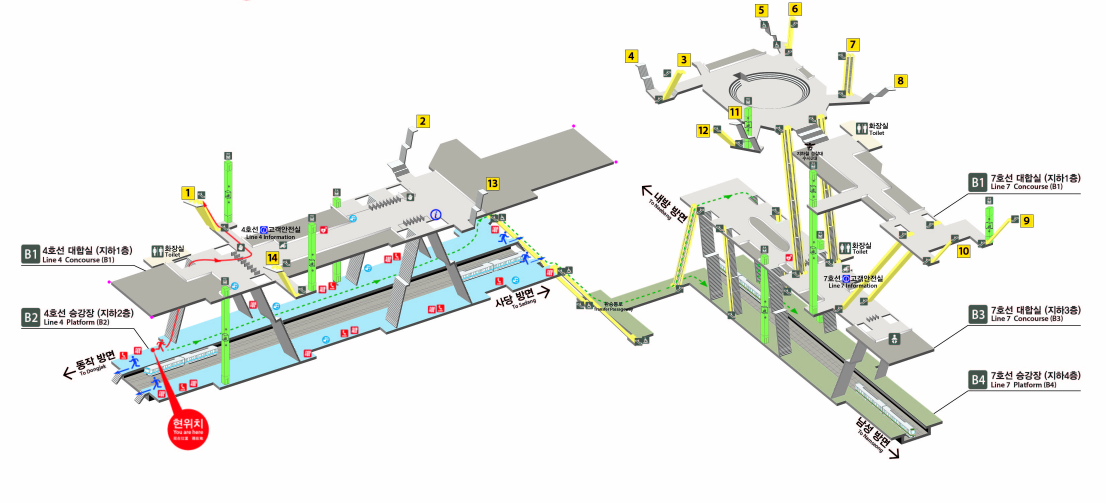
#> input picture test1.png, 3316 x 1508 px, found by its file name (shown at 1/3 size)
$ python icon_matching.py --debug-image ../test1.png
#> lines starting #> are read from the running program, lines starting #| are printed output that depends on the picture
import argparse
import json
from pathlib import Path

import cv2
import numpy as np


DEFAULT_SCALES = [0.6, 0.75, 0.9, 1.0, 1.15, 1.3]
DEFAULT_EXTENSIONS = {".png", ".jpg", ".jpeg"}


def load_image_gray(image_path):
    """Load an image as grayscale."""
#> called with image_path = 'test1.png'
    image = cv2.imread(str(image_path), cv2.IMREAD_GRAYSCALE)
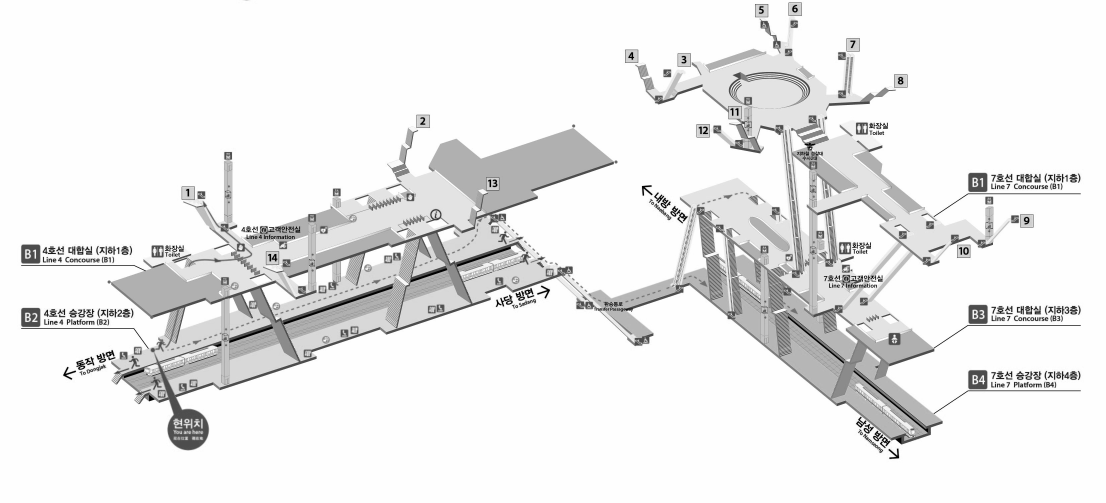
#> image: shape (1508, 3316) (shown at 1/3 size); min 0, max 255, mean 235.9
    if image is None:
        raise FileNotFoundError(f"이미지를 불러올 수 없습니다: {image_path}")
    return image


def preprocess_for_matching(gray, use_edges=True):
    """Preprocess an image for template matching."""
#> called with use_edges = False
    blurred = cv2.GaussianBlur(gray, (3, 3), 0)
    if not use_edges:
        return blurred
    return cv2.Canny(blurred, 50, 150)


# [10 lines left out: function build_template_record, not called in this run]


def load_icon_templates(template_dir, use_edges=True, include_flipped=True):
    """Load icon templates from templates/icons/{icon_type} folders."""
    templates = []
    root = Path(template_dir)
    if not root.exists():
#> (the run stopped early here; a loop or call above may not have finished)

$ run again, with test_marker.png copied over test1.png
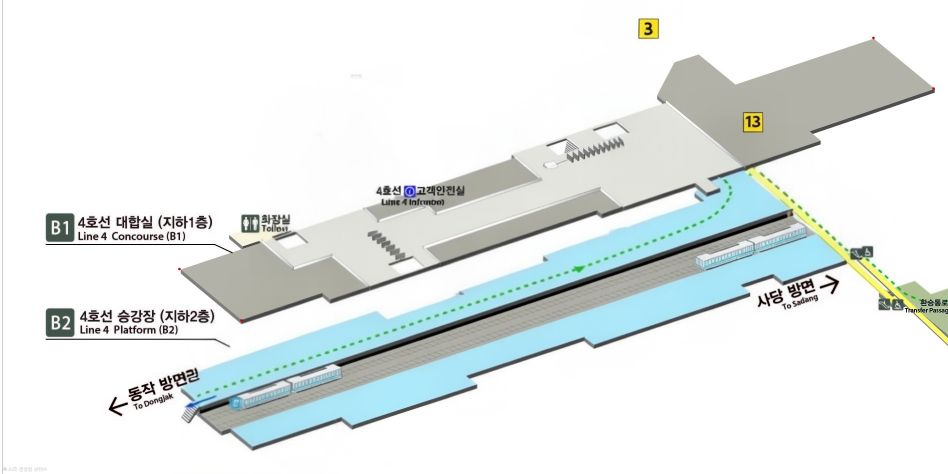
#> input picture test_marker.png, 1896 x 948 px, found by its file name (shown at 1/2 size)
#> in load_image_gray, `image = cv2.imread(str(image_path), cv2.IMREAD_GRAYSCALE)`:
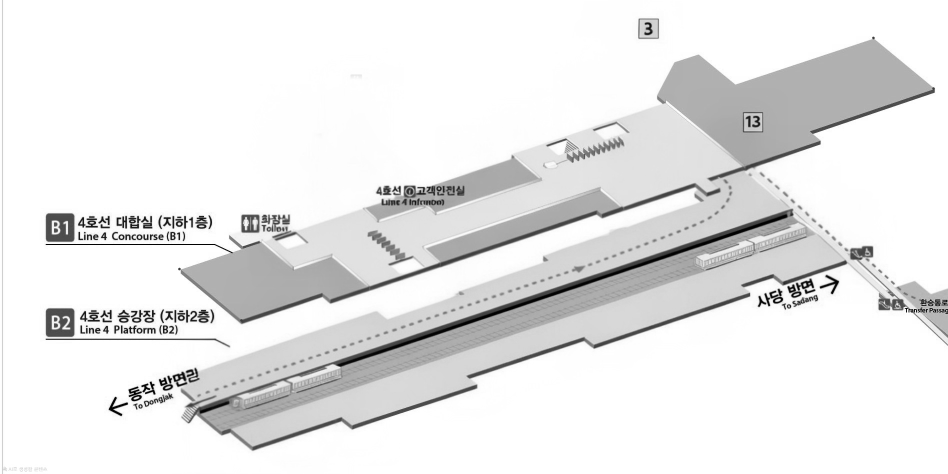
#> image: shape (948, 1896) (shown at 1/2 size); min 0, max 255, mean 231.9
